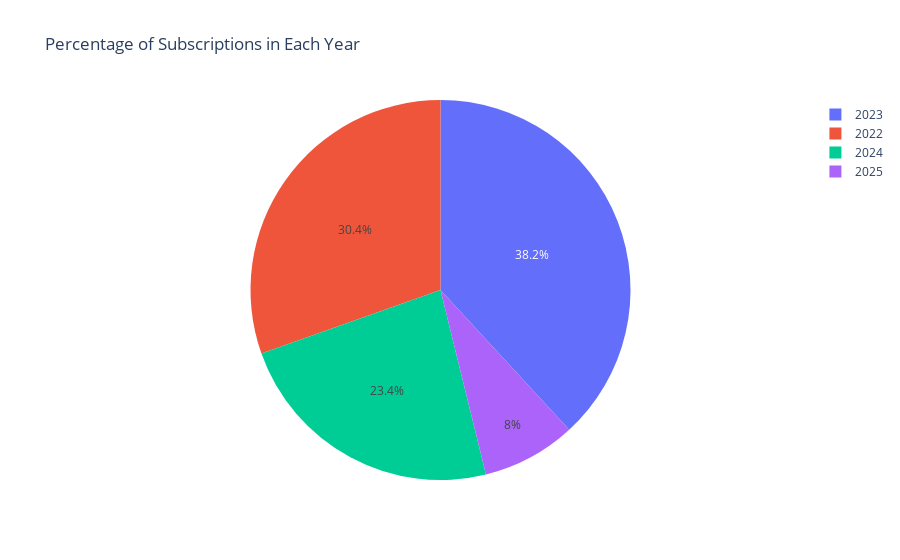

Notebook code for this chart:
### Code cell
# percentage of subscribation in each year
px.pie(
    df_customers_with_programs, 
    names='subscribe_year', 
    title='Percentage of Subscriptions in Each Year')

### Figure 1 — Plotly figure (JSON) as saved in the notebook; plotly's stock layout.template omitted (floating-point values rounded to 4 significant figures; data arrays with more than 128 entries replaced by an {"elided": "..."} marker saying what was removed)
{"data": [{"domain": {"x": [0, 1], "y": [0, 1]}, "hovertemplate": "subscribe_year=%{label}<extra></extra>", "labels": {"elided": "5876 int values"}, "legendgroup": "", "name": "", "showlegend": true, "type": "pie"}], "layout": {"legend": {"tracegroupgap": 0}, "title": {"text": "Percentage of Subscriptions in Each Year"}}}
